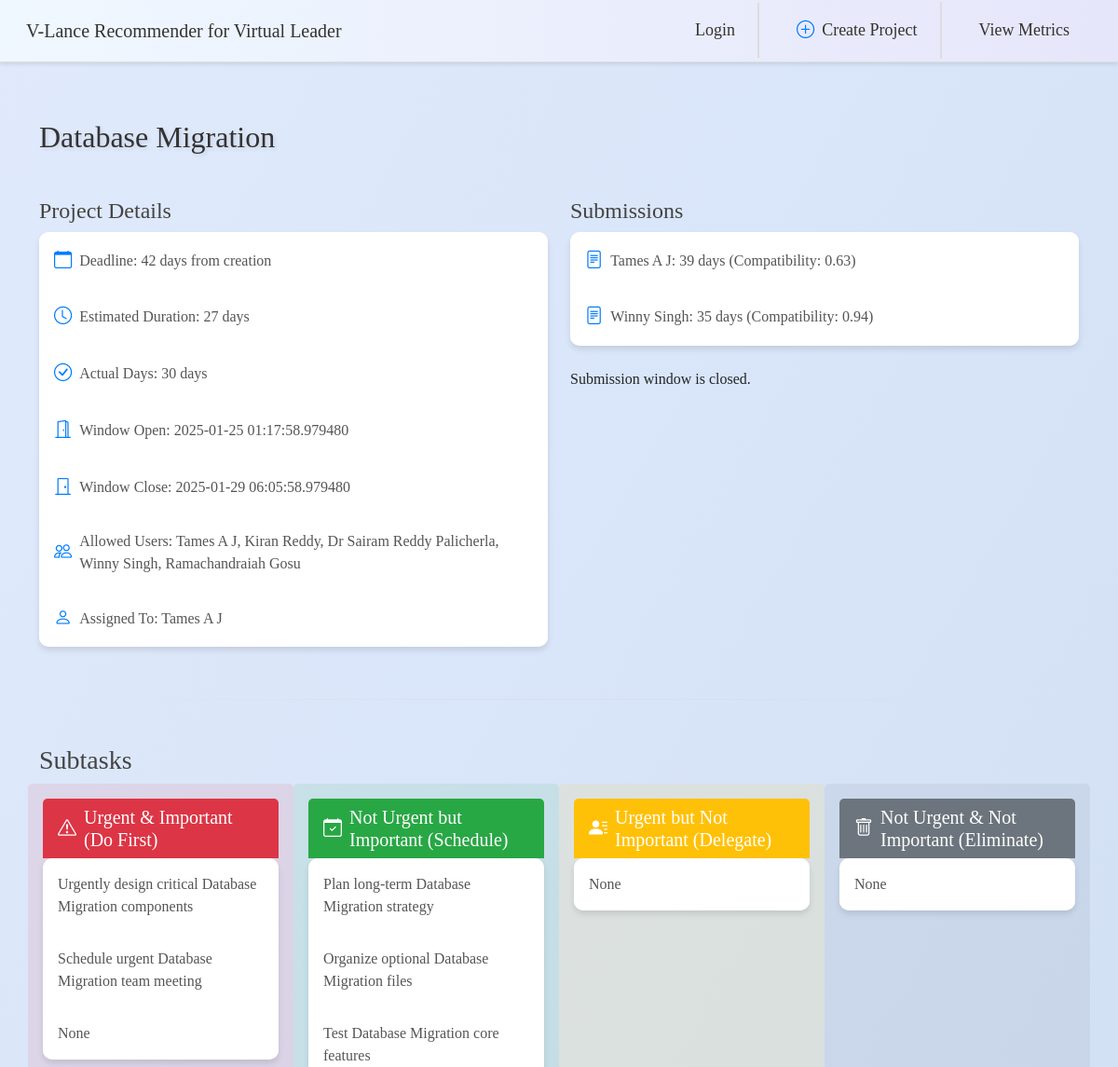
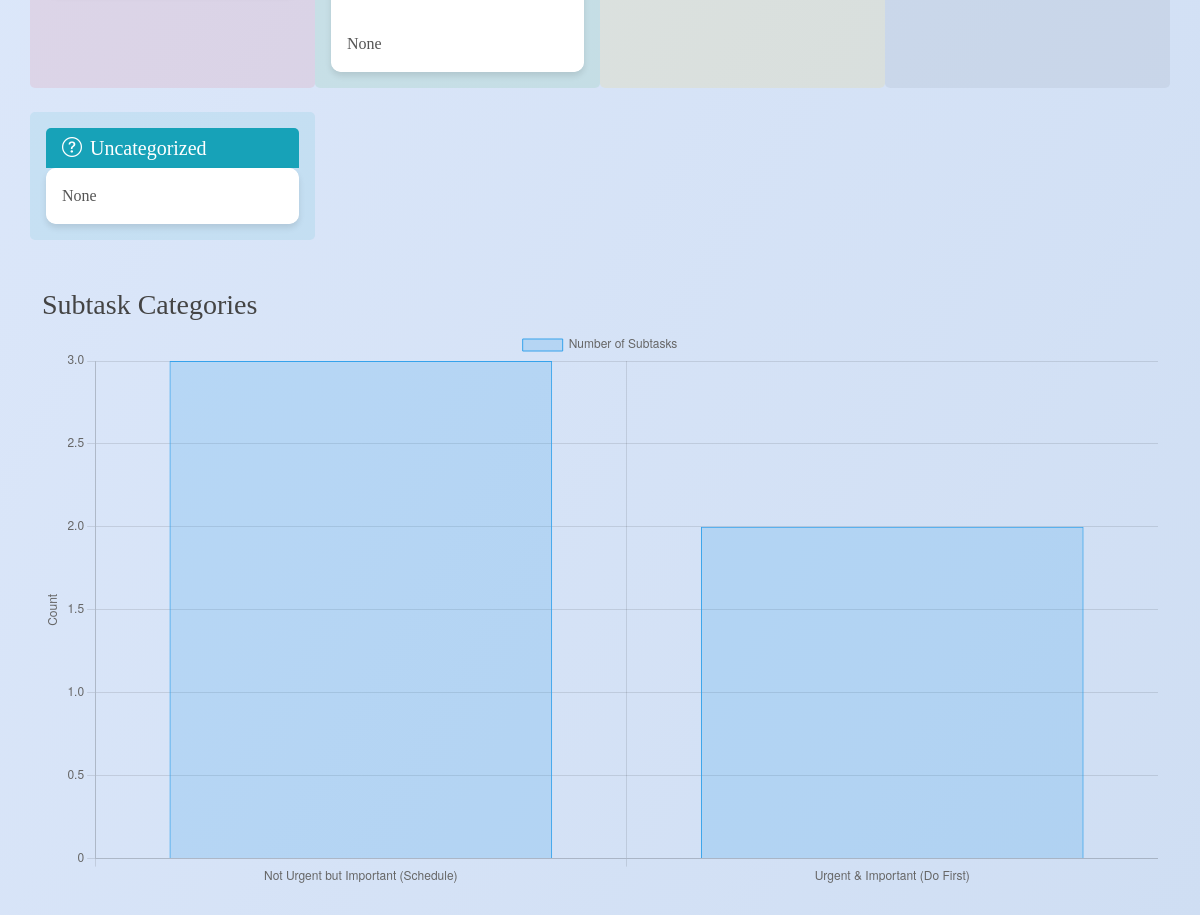
Screenshot of /project/Database Migration with the database file from the repository (2 pictures, top to bottom).
### app.py (models this page shows)
class Project(db.Model):
    id = db.Column(db.Integer, primary_key=True)
    name = db.Column(db.String(100), unique=True, nullable=False)
    deadline_days = db.Column(db.Integer, nullable=False)
    estimated_duration = db.Column(db.Integer, nullable=False)
    window_open = db.Column(db.DateTime, nullable=False)
    window_close = db.Column(db.DateTime, nullable=False)
    allowed_users = db.Column(db.Text, nullable=False)
    assigned_to = db.Column(db.String(100), nullable=True)
    actual_days = db.Column(db.Integer, nullable=True)
    assigned_rank = db.Column(db.Integer, nullable=True)
    submissions = db.relationship('Submission', backref='project', lazy=True)
    subtasks = db.relationship('Subtask', backref='project', lazy=True)

class Submission(db.Model):
    id = db.Column(db.Integer, primary_key=True)
    project_id = db.Column(db.Integer, db.ForeignKey('project.id'), nullable=False)
    user = db.Column(db.String(100), nullable=False)
    proposed_days = db.Column(db.Integer, nullable=False)
    __table_args__ = (db.UniqueConstraint('project_id', 'user', name='unique_submission'),)

class Subtask(db.Model):
    id = db.Column(db.Integer, primary_key=True)
    project_id = db.Column(db.Integer, db.ForeignKey('project.id'), nullable=False)
    description = db.Column(db.String(255), nullable=False)
    category = db.Column(db.String(50), nullable=False)

### app.py (the view, shortened to what this page needs)
@app.route('/project/<project_name>', methods=['GET', 'POST'])
def project_status(project_name):
    project = Project.query.filter_by(name=project_name).first()
    if not project:
        flash('Project not found.', 'danger')
        return "Project not found", 404
    now = datetime.now()
    submissions = Submission.query.filter_by(project_id=project.id).all()
    submission_list = []
    allowed_users = json.loads(project.allowed_users)
    for sub in submissions:
        user_score = next((u['compatibility'] for u in allowed_users if u['LinkedIn Name'] == sub.user), None)
        submission_list.append({
            'user': sub.user,
            'proposed_days': sub.proposed_days,
            'compatibility_score': user_score
        })
    is_window_open = now < project.window_close
    subtasks = Subtask.query.filter_by(project_id=project.id).all()
    category_counts = Counter([sub.category for sub in subtasks])
    return render_template('project_status.html', project=project, submissions=submission_list,
                          allowed_users=[u['LinkedIn Name'] for u in allowed_users],
                          is_window_open=is_window_open, now=now, subtasks=subtasks,
                          category_data=category_counts)

### templates/project_status.html (shortened to what this page needs)
{% extends "base.html" %}  {% block content %}
<h2 class="project-name mb-4">{{ project.name }}</h2>
<div class="row">
  <div class="col-md-6">
    <h4>Project Details</h4>
    <ul class="list-group mb-4">
      <li class="list-group-item">
        <i class="bi bi-calendar"></i> Deadline: {{ project.deadline_days }}
        days from creation
      </li>
      <li class="list-group-item">
        <i class="bi bi-clock"></i> Estimated Duration: {{
        project.estimated_duration }} days
      </li>
      {% if project.actual_days is not none %}
      <li class="list-group-item">
        <i class="bi bi-check-circle"></i> Actual Days: {{ project.actual_days
        }} days
      </li>
      {% endif %}
      <li class="list-group-item">
        <i class="bi bi-door-open"></i> Window Open: {{ project.window_open }}
      </li>
      <li class="list-group-item">
        <i class="bi bi-door-closed"></i> Window Close: {{ project.window_close
        }}
      </li>
      <li class="list-group-item">
        <i class="bi bi-people"></i> Allowed Users: {{ allowed_users|join(', ')
        }}
      </li>
      <li class="list-group-item">
        <i class="bi bi-person"></i> Assigned To: {{ project.assigned_to or 'Not
        assigned yet' }}
      </li>
    </ul>
  </div>
  <div class="col-md-6">
    <h4>Submissions</h4>
    <ul class="list-group mb-4">
      {% for sub in submissions %}
      <li class="list-group-item">
        <i class="bi bi-file-text"></i> {{ sub.user }}: {{ sub.proposed_days }}
        days (Compatibility: {{ sub.compatibility_score|round(2) if
        sub.compatibility_score else 'N/A' }})
      </li>
      {% endfor %}
    </ul>
    {% if is_window_open and session.username in allowed_users %}
    <form
      method="POST"
      action="{{ url_for('submit_proposal', project_name=project.name) }}"
      class="mt-3"
    >
      <div class="mb-3">
        <label for="proposed_days" class="form-label"
          ><i class="bi bi-calendar-event"></i> Proposed Days:</label
        >
        <input
          type="number"
          class="form-control"
          id="proposed_days"
          name="proposed_days"
          min="1"
          max="{{ project.deadline_days }}"
          required
        />
      </div>
      <input type="submit" class="btn btn-primary" value="Submit Proposal" />
    </form>
    {% elif not is_window_open %}
    <p class="mt-3">Submission window is closed.</p>
    {% else %}
    <p class="mt-3">You are not allowed to submit a proposal.</p>
    {% endif %}
  </div>
</div>
 {% if project.assigned_to %}
<hr />
<h3 class="mt-5">Subtasks</h3>
<div class="row">
  <div class="col-md-3 subtask-category category-red">
    <h4 style="background-color: #dc3545">
      <i class="bi bi-exclamation-triangle"></i> Urgent & Important (Do First)
    </h4>
    <ul class="list-group">
      {% set has_tasks = False %} {% for subtask in subtasks %} {% if
      subtask.category.strip() == "Urgent & Important (Do First)" %}
      <li class="list-group-item">{{ subtask.description }}</li>
      {% set has_tasks = True %} {% endif %} {% endfor %} {% if not has_tasks %}
      <li class="list-group-item">None</li>
      {% endif %}
    </ul>
  </div>
  <div class="col-md-3 subtask-category category-green">
    <h4 style="background-color: #28a745">
      <i class="bi bi-calendar-check"></i> Not Urgent but Important (Schedule)
    </h4>
    <ul class="list-group">
      {% set has_tasks = False %} {% for subtask in subtasks %} {% if
      subtask.category.strip() == "Not Urgent but Important (Schedule)" %}
      <li class="list-group-item">{{ subtask.description }}</li>
      {% set has_tasks = True %} {% endif %} {% endfor %} {% if not has_tasks %}
      <li class="list-group-item">None</li>
      {% endif %}
    </ul>
  </div>
  <div class="col-md-3 subtask-category category-yellow">
    <h4 style="background-color: #ffc107">
      <i class="bi bi-person-lines-fill"></i> Urgent but Not Important
      (Delegate)
    </h4>
    <ul class="list-group">
      {% set has_tasks = False %}  {% if not has_tasks %}
      <li class="list-group-item">None</li>
      {% endif %}
    </ul>
  </div>
  <div class="col-md-3 subtask-category category-gray">
    <h4 style="background-color: #6c757d">
      <i class="bi bi-trash"></i> Not Urgent & Not Important (Eliminate)
    </h4>
    <ul class="list-group">
      {% set has_tasks = False %}  {% if not has_tasks %}
      <li class="list-group-item">None</li>
      {% endif %}
    </ul>
  </div>
</div>
<div class="row mt-4">
  <div class="col-md-3 subtask-category category-blue">
    <h4 style="background-color: #17a2b8">
      <i class="bi bi-question-circle"></i> Uncategorized
    </h4>
    <ul class="list-group">
      {% set has_tasks = False %}  {% if not has_tasks %}
      <li class="list-group-item">None</li>
      {% endif %}
    </ul>
  </div>
</div>
<h3 class="mt-5">Subtask Categories</h3>
<canvas id="subtaskChart" width="400" height="200"></canvas>
<script>
  const ctx = document.getElementById('subtaskChart').getContext('2d');
  const categoryData = {{ category_data|tojson|safe }};
  new Chart(ctx, {
      type: 'bar',
      data: {
          labels: Object.keys(categoryData),
          datasets: [{
              label: 'Number of Subtasks',
              data: Object.values(categoryData),
              backgroundColor: 'rgba(54, 162, 235, 0.2)',
              borderColor: 'rgba(54, 162, 235, 1)',
              borderWidth: 1
          }]
      },
      options: {
          scales: {
              y: { beginAtZero: true, title: { display: true, text: 'Count' } }
          }
      }
  });
</script>
{% endif %} {% endblock %}

### templates/base.html (style rules this page uses)
body { padding-top: 50px; }

### templates/project_status.html (style rules this page uses)
body { background: linear-gradient(to bottom right, #e0eafc, #cfdef3); font-family: "Times New Roman", sans-serif; min-height: 100vh; padding-bottom: 2rem; }
h2.project-name { color: #333; text-align: justify; margin-top: 7%; text-shadow: 2px 2px 4px rgba(0, 0, 0, 0.1); }
h2, h3,h4 { margin-top: 4%; color: #444; }
.list-group { border-radius: 10px; box-shadow: 0 4px 6px rgba(0, 0, 0, 0.1); background-color: #fff; overflow: hidden; }
.list-group-item { border: none; padding: 1rem; font-size: 1rem; color: #555; display: flex; align-items: center; transition: background-color 0.2s ease; }
.list-group-item i { margin-right: 0.5rem; color: #007bff; font-size: 1.2rem; }
.subtask-category h4 { font-size: 1.25rem; color: #fff; padding: 0.5rem 1rem; border-radius: 5px 5px 0 0; margin: 0; display: flex; align-items: center; }
.subtask-category h4 i { margin-right: 0.5rem; }
.category-red { background-color: rgba(220, 53, 69, 0.1); border-radius: 5px; padding: 1rem; }
.category-green { background-color: rgba(40, 167, 69, 0.1); border-radius: 5px; padding: 1rem; }
.category-yellow { background-color: rgba(255, 193, 7, 0.1); border-radius: 5px; padding: 1rem; }
.category-gray { background-color: rgba(108, 117, 125, 0.1); border-radius: 5px; padding: 1rem; }
.category-blue { background-color: rgba(23, 162, 184, 0.1); border-radius: 5px; padding: 1rem; }
.list-group, .subtask-category { animation: fadeIn 0.5s ease-out; }
hr { border: 0; height: 1px; background: linear-gradient(to right, transparent, #ccc, transparent); margin: 2rem 0; }

### rows the page displays
Project: name "Database Migration", deadline_days "42", estimated_duration "27", actual_days "30", window_open "2025-01-25 01:17:58.979480", window_close "2025-01-29 06:05:58.979480", assigned_to "Tames A J"
Submission: user "Tames A J", proposed_days "39", compatibility_score "0.63"
Submission: user "Winny Singh", proposed_days "35", compatibility_score "0.94"
Subtask: description "Urgently design critical Database Migration components"
Subtask: description "Schedule urgent Database Migration team meeting"
Subtask: description "Plan long-term Database Migration strategy"
Subtask: description "Organize optional Database Migration files"
Subtask: description "Test Database Migration core features"

### other values shown
{{ allowed_users|join(', ') }} "Tames A J, Kiran Reddy, Dr Sairam Reddy Palicherla, Winny Singh, Ramachandraiah Gosu"
